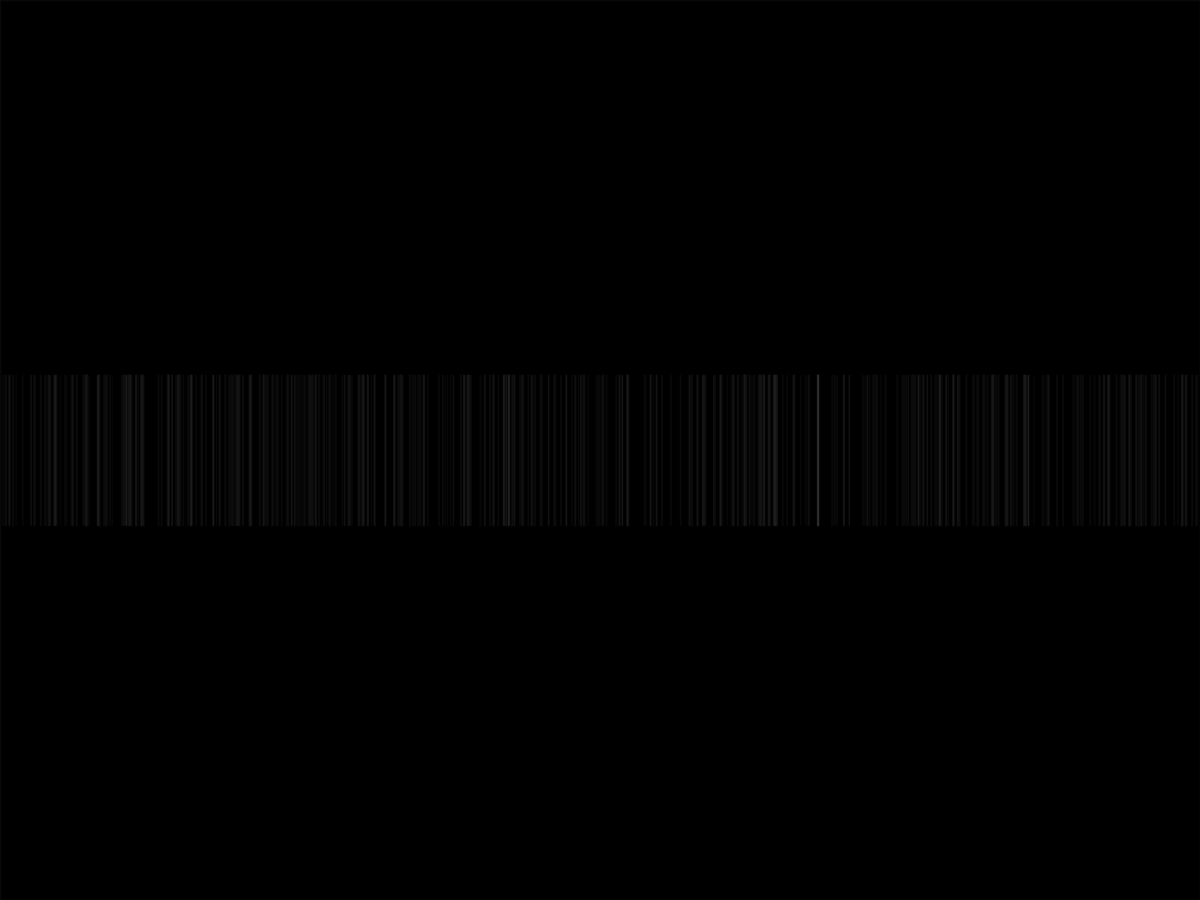
Frame 1 (no input)
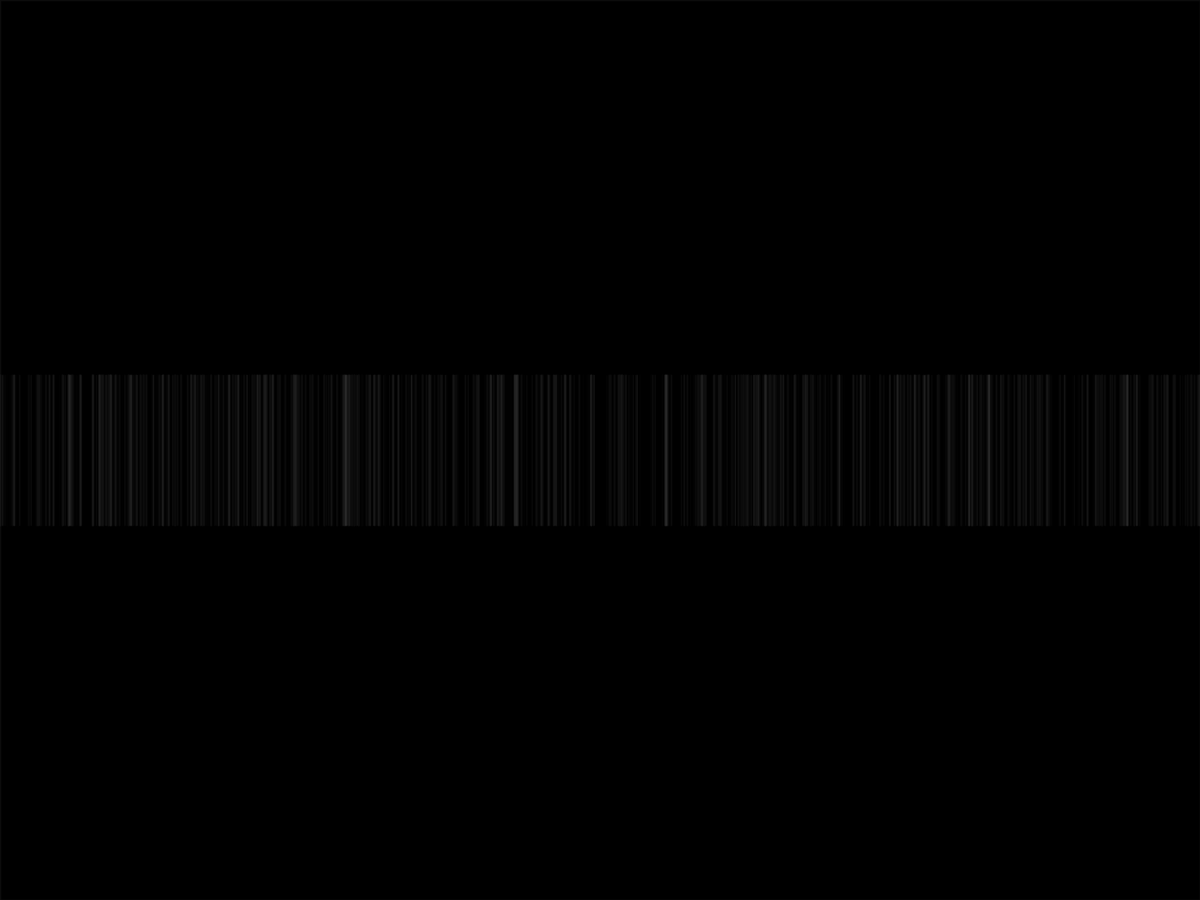
Frame 60 (the mouse pressed at the canvas centre just before this capture)
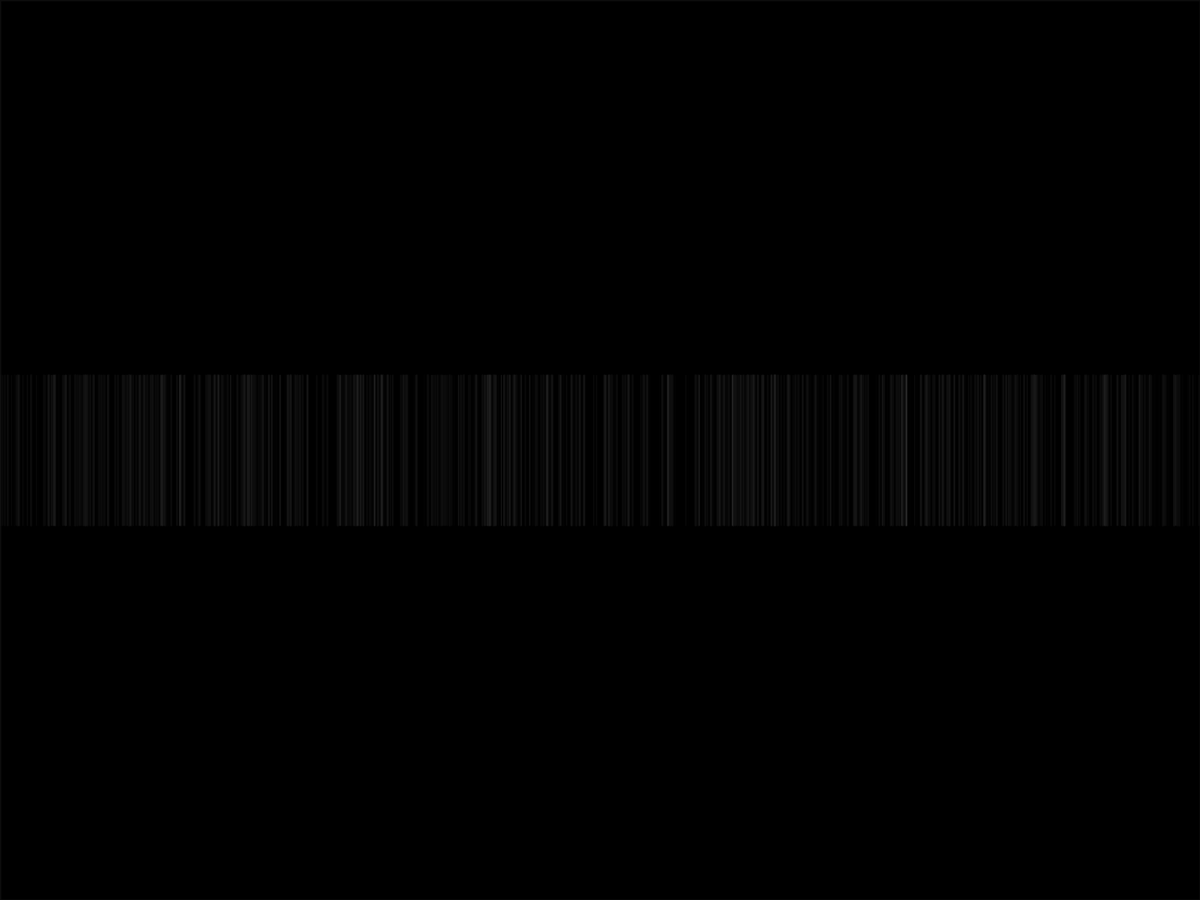
Frame 120 (the mouse held since frame 60 and released just before this capture)

The Processing sketch that drew these frames (run headless with seeded random() and noise(); from frame 60 on, the mouse is pressed at the canvas centre):

// Processing sketch: sketch_171210b_bar
// ── sketch_171210b_bar.pde
  int num = 500;
  float[] x = new float[num];  
  float[] r = new float[num];
  
void setup(){
  fullScreen();
//  size(400,400);
  stroke(255,255,255,10);
  strokeWeight(2); 
  frameRate(30);
  background(0);
  for(int i=0;i < num;i++){
      x[i] = random(-width/2,width/2);
      r[i] = random(1,4); 
  }
}

void draw(){
  fill(0,200);
  rect(0, 0, width, height);

  translate(width/2,height/2);
  //fill(255,0,0,250);
  for(int i=0;i < num;i++){

    x[i] = x[i] + random(-5,5);
    //y[i] = y[i] + random(-5,5);
    r[i] = random(1,3);
    
    pushMatrix();  
      translate(x[i],0);
      //ellipse(0,0,100,100);
      strokeWeight(r[i]); 
      line(0,-100,0,100);
    popMatrix();
}
  
}
